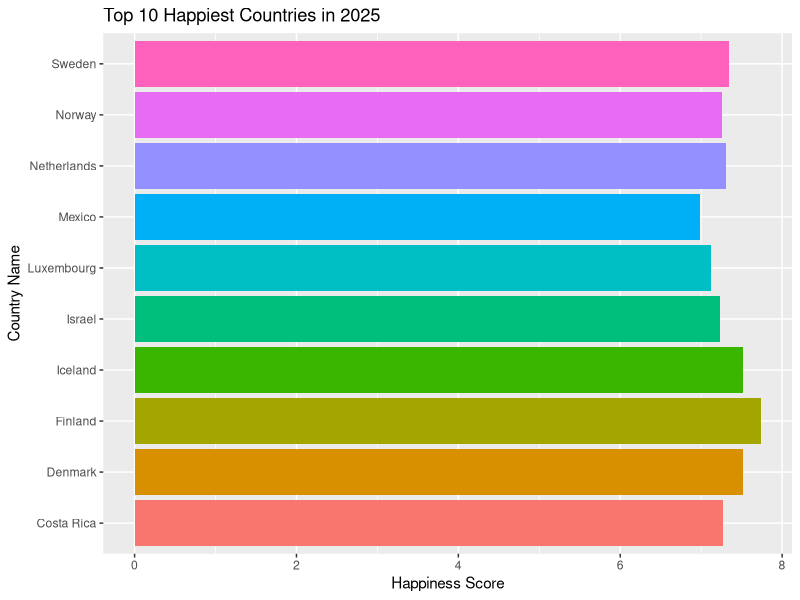
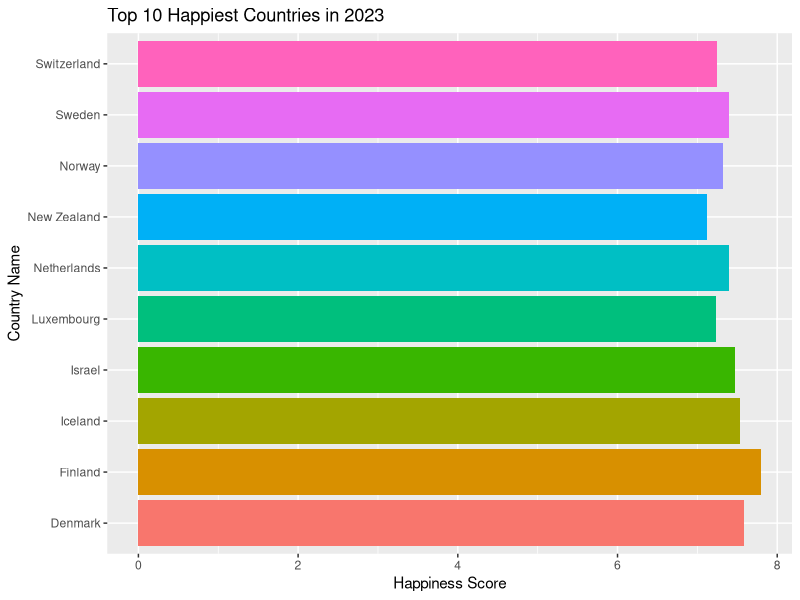
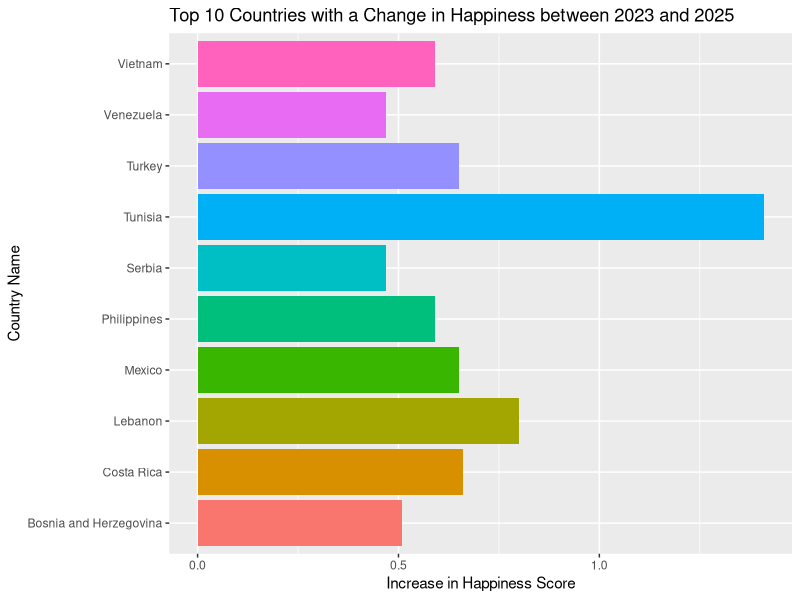
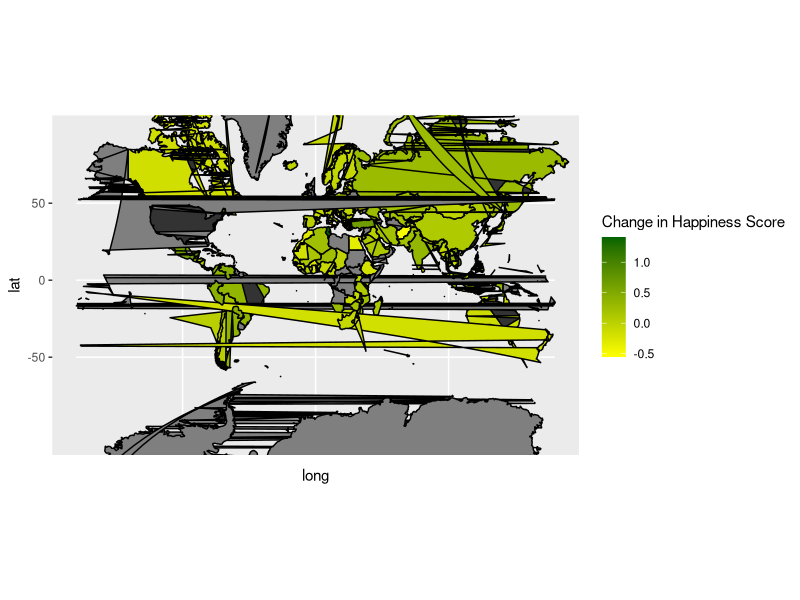

The R script that drew these images, in order:
## ---- chunk 1
#| echo: false
#| message: false
#| warning: false
#| paged-print: false

library(tidyverse) 
happy2023=read.csv("happiness2023.csv")
happy2024=read.csv("happiness2024.csv") 
happy2025=read.csv("happiness2025.csv") 

Hap25 = ggplot(tail(arrange(happy2025,desc(WorldHappinessRank_2025)),10),aes(x=country, y=WorldHappinessScore_2025, fill = country))+
  geom_bar(stat="identity")+
  labs(x="Country Name",
       y="Happiness Score",
       title="Top 10 Happiest Countries in 2025")+
  coord_flip()+
  theme(legend.position="none")
Hap25 
## ---- chunk 2
#| echo: false
Hap23 = ggplot(tail(arrange(happy2023,desc(WorldHappinessRank_2023)), 10), aes(x=country, y=WorldHappinessScore_2023, fill= country))+
  geom_bar(stat="identity")+
  labs(x="Country Name",
       y="Happiness Score",
       title="Top 10 Happiest Countries in 2023")+
  coord_flip()+
  theme(legend.position="none")  
Hap23
## ---- chunk 3
#| echo: false
#| message: false
#| warning: false
HappinessDiff2025 = happy2025 %>%
  inner_join(happy2023, by = "country") %>%
  mutate(Difference = WorldHappinessScore_2025 - WorldHappinessScore_2023) 

HappinessDiff2025= arrange(HappinessDiff2025, desc(Difference))

HapDiff25 = ggplot(head(HappinessDiff2025,10), aes(x=country, y=Difference, fill= country))+
  geom_bar(stat="identity")+
  labs(x="Country Name",
       y="Increase in Happiness Score",
       title="Top 10 Countries with a Change in Happiness between 2023 and 2025")+   coord_flip()+
  theme(legend.position="none")
HapDiff25
## ---- chunk 4
#| echo: false
#| message: false
#| warning: false
world_tbl <- map_data("world") %>% as_tibble()
world_tbl = world_tbl %>%
  left_join(HappinessDiff2025, by = c("region"= "country"))
#world_tbl =  world_tbl %>% filter(!is.na(world_tbl$WorldHappinessScore_2025))

world_base <- world_tbl %>%
  ggplot(aes(long, lat,  map_id = region)) +
  geom_map( aes(map_id= region),
            map= world_tbl)+
  geom_polygon(aes(fill = Difference), color = "black")+
  coord_map(xlim=c(-180,180))

world_base = world_base +
  scale_fill_gradient(name = "Change in Happiness Score", low = "yellow",                                    high =  "darkgreen", na.value = "grey50")
world_base
